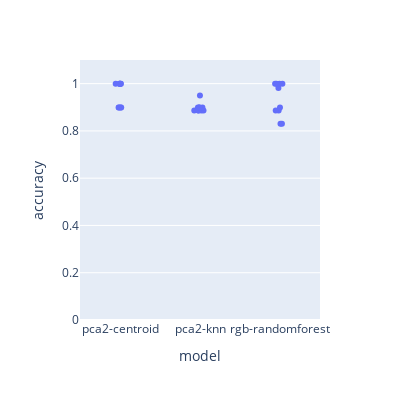

Notebook source saved alongside this figure:
### Code cell
def evaluate_model(data, est,
                   features = ['r', 'g', 'b'],
                   group='filename',
                   scorer='accuracy',
                   random_state=3,
                   folds=10,
                   label = 'label',
                   val_size=0.2):

    
    
    X = data[features]
    Y = data[label]
    groups = data[group]

    splitter = sklearn.model_selection.GroupShuffleSplit(n_splits=folds, test_size=val_size, random_state=random_state)
    scores = cross_val_score(est, X=X, y=Y, scoring=scorer, error_score='raise', cv=splitter, groups=groups)

    res = pandas.DataFrame({
        scorer: scores,
        'fold': numpy.arange(len(scores)),
    })
    
    return res

def evaluate_models(data, models):

    dfs = []
    for name, estimator in models.items():
        
        res = evaluate_model(data, estimator)
        res['model'] = name
        
        dfs.append(res)

    df = pandas.concat(dfs, ignore_index=True)
    return df

from sklearn.neighbors import KNeighborsClassifier, NearestCentroid

import sklearn.pipeline
from sklearn.decomposition import PCA
from sklearn.model_selection import cross_val_score
from sklearn.ensemble import RandomForestClassifier
from sklearn.preprocessing import StandardScaler

MODELS = {
    'pca2-centroid': sklearn.pipeline.make_pipeline(
        PCA(2),
        NearestCentroid(),
    ),

    'pca2-knn': sklearn.pipeline.make_pipeline(
        PCA(2),
        KNeighborsClassifier(n_neighbors=5),
    ),
    
    'rgb-randomforest': sklearn.pipeline.make_pipeline(
        RandomForestClassifier(n_estimators=10, min_samples_leaf=0.01, max_depth=5)
    ),
}

train_data = data[data.split == 'train']
results = evaluate_models(train_data, MODELS)

def plot_results(results):

    import plotly.express

    fig = plotly.express.strip(results, y='accuracy', x='model', height=400, width=400)

    fig.update_yaxes(visible=True, range=(0.0, 1.1))
    
    return fig

plot_results(results)

### Figure 1 — Plotly figure (JSON) as saved in the notebook; plotly's stock layout.template omitted (floating-point values rounded to 4 significant figures)
{"data": [{"alignmentgroup": "True", "boxpoints": "all", "fillcolor": "rgba(255,255,255,0)", "hoveron": "points", "hovertemplate": "model=%{x}<br>accuracy=%{y}<extra></extra>", "legendgroup": "", "line": {"color": "rgba(255,255,255,0)"}, "marker": {"color": "#636efa"}, "name": "", "offsetgroup": "", "orientation": "v", "pointpos": 0, "showlegend": false, "type": "box", "x": ["pca2-centroid", "pca2-centroid", "pca2-centroid", "pca2-centroid", "pca2-centroid", "pca2-centroid", "pca2-centroid", "pca2-centroid", "pca2-centroid", "pca2-centroid", "pca2-knn", "pca2-knn", "pca2-knn", "pca2-knn", "pca2-knn", "pca2-knn", "pca2-knn", "pca2-knn", "pca2-knn", "pca2-knn", "rgb-randomforest", "rgb-randomforest", "rgb-randomforest", "rgb-randomforest", "rgb-randomforest", "rgb-randomforest", "rgb-randomforest", "rgb-randomforest", "rgb-randomforest", "rgb-randomforest"], "x0": " ", "xaxis": "x", "y": [0.8987, 1, 0.8987, 1, 1, 1, 1, 1, 0.8987, 0.8987, 0.8987, 0.8868, 0.8987, 0.9494, 0.8868, 0.8868, 0.8868, 0.8868, 0.8987, 0.8987, 0.8987, 0.8868, 1, 1, 0.8868, 0.8302, 0.9811, 0.8302, 1, 1], "y0": " ", "yaxis": "y"}], "layout": {"boxmode": "group", "height": 400, "legend": {"tracegroupgap": 0}, "margin": {"t": 60}, "width": 400, "xaxis": {"anchor": "y", "autorange": true, "domain": [0, 1], "range": [-0.5, 2.5], "title": {"text": "model"}, "type": "category"}, "yaxis": {"anchor": "x", "domain": [0, 1], "range": [0, 1.1], "title": {"text": "accuracy"}, "type": "linear", "visible": true}}}
